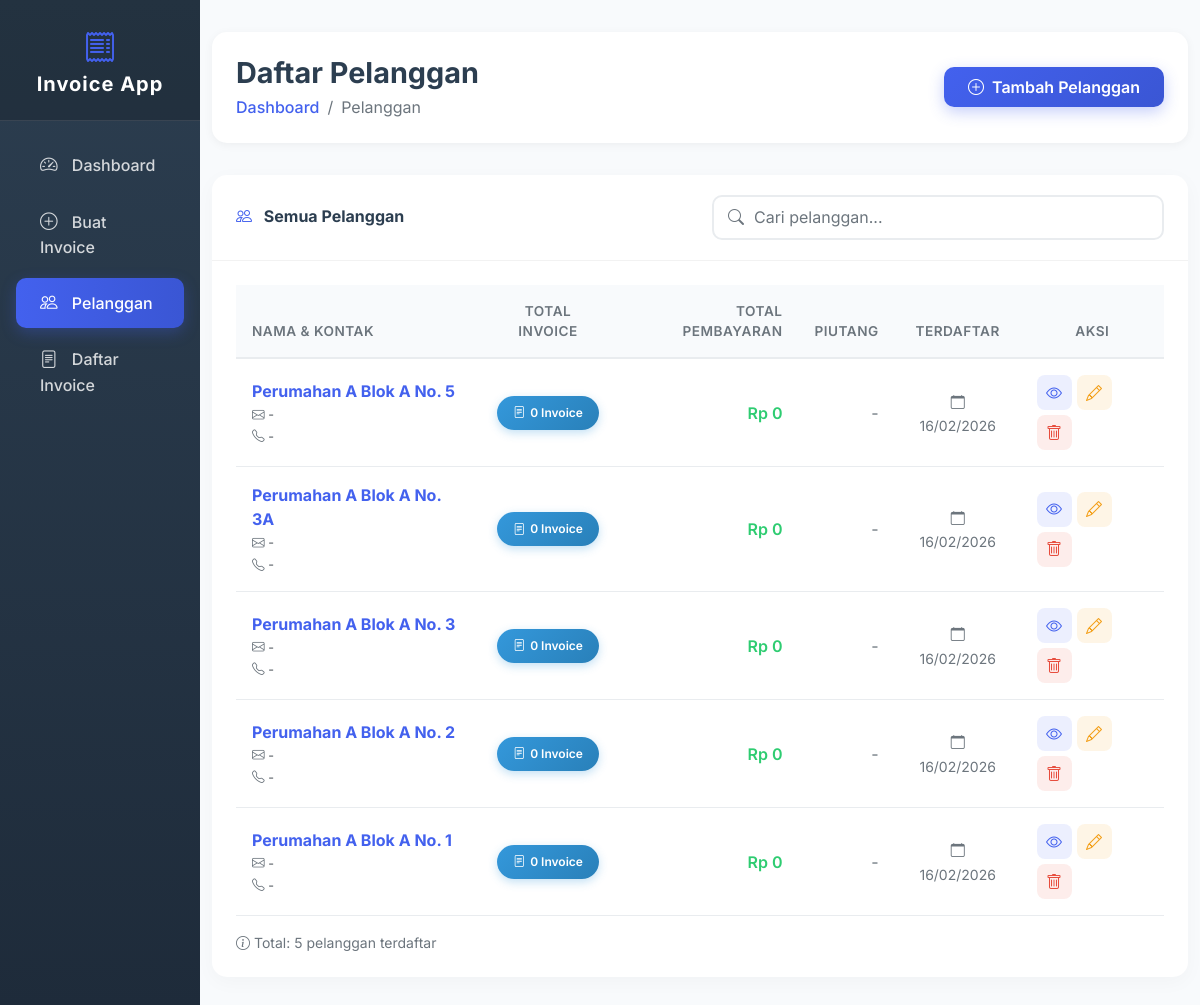
The page /customers.php on the database its author committed.
### tables this page shows
CREATE TABLE `customers` (
  `id` int(11) NOT NULL,
  `name` varchar(100) NOT NULL,
  `email` varchar(100) DEFAULT NULL,
  `phone` varchar(20) DEFAULT NULL,
  `address` text DEFAULT NULL,
  `created_at` timestamp NOT NULL DEFAULT current_timestamp()
);

### include_functions.php (called while the page is built, shortened)
<?php
function formatRupiah($number) {
    return 'Rp ' . number_format($number, 0, ',', '.');
}
?>

### customers.php (the view, shortened to what this page needs)
<?php
require_once 'config_database.php';
require_once 'include_functions.php';
$query = "SELECT c.*,
          (SELECT COUNT(*) FROM invoices WHERE customer_id = c.id) as total_invoices,
          (SELECT SUM(total) FROM invoices WHERE customer_id = c.id AND status = 'paid') as total_paid,
          (SELECT SUM(total) FROM invoices WHERE customer_id = c.id AND status = 'unpaid') as total_unpaid
          FROM customers c
          ORDER BY c.created_at DESC";
$stmt = $pdo->query($query);
$customers = $stmt->fetchAll();
?>
<!DOCTYPE html>
<html lang="id">
<head>
    <link href="https://cdn.jsdelivr.net/npm/bootstrap@5.1.3/dist/css/bootstrap.min.css" rel="stylesheet">
    <link rel="stylesheet" href="https://cdn.jsdelivr.net/npm/bootstrap-icons@1.8.1/font/bootstrap-icons.css">
</head>
<body>
    <div class="container-fluid">
        <div class="row">
            <nav class="col-md-2 d-md-block sidebar p-0">
                <div class="position-sticky">
                    <div class="sidebar-brand text-center">
                        <i class="bi bi-receipt"></i>
                        <h5>Invoice App</h5>
                    </div>
                    <ul class="nav flex-column mt-3">
                        <li class="nav-item">
                            <a class="nav-link <?= basename($_SERVER['PHP_SELF']) == 'index.php' ? 'active' : '' ?>" href="index.php">
                                <i class="bi bi-speedometer2"></i> Dashboard
                            </a>
                        </li>
                        <li class="nav-item">
                            <a class="nav-link" href="add_invoice.php">
                                <i class="bi bi-plus-circle"></i> Buat Invoice
                            </a>
                        </li>
                        <li class="nav-item">
                            <a class="nav-link active" href="customers.php">
                                <i class="bi bi-people"></i> Pelanggan
                            </a>
                        </li>
                        <li class="nav-item">
                            <a class="nav-link" href="invoices.php">
                                <i class="bi bi-file-text"></i> Daftar Invoice
                            </a>
                        </li>
                    </ul>
                </div>
            </nav>
            <main class="col-md-10 ms-sm-auto">
                <div class="page-header d-flex justify-content-between align-items-center">
                    <div>
                        <h1 class="h2 mb-1">Daftar Pelanggan</h1>
                        <nav aria-label="breadcrumb">
                            <ol class="breadcrumb mb-0">
                                <li class="breadcrumb-item"><a href="index.php">Dashboard</a></li>
                                <li class="breadcrumb-item active">Pelanggan</li>
                            </ol>
                        </nav>
                    </div>
                    <a href="add_customer.php" class="btn-create">
                        <i class="bi bi-plus-circle"></i> Tambah Pelanggan
                    </a>
                </div>
                <div class="table-card">
                    <div class="card-header">
                        <div class="row align-items-center">
                            <div class="col-md-6">
                                <h6><i class="bi bi-people"></i> Semua Pelanggan</h6>
                            </div>
                            <div class="col-md-6">
                                <div class="search-box">
                                    <i class="bi bi-search"></i>
                                    <input type="text" id="searchCustomer" class="form-control" placeholder="Cari pelanggan...">
                                </div>
                            </div>
                        </div>
                    </div>
                    <div class="card-body">
                        <div class="table-responsive">
                            <table class="table" id="customerTable">
                                <thead>
                                    <tr>
                                        <th>Nama & Kontak</th>
                                        <th class="text-center">Total Invoice</th>
                                        <th class="text-end">Total Pembayaran</th>
                                        <th class="text-end">Piutang</th>
                                        <th class="text-center">Terdaftar</th>
                                        <th class="text-center">Aksi</th>
                                    </tr>
                                </thead>
                                <tbody>
                                    <?php if (count($customers) > 0): ?>
                                        <?php foreach($customers as $customer): ?>
                                        <tr>
                                            <td>
                                                <a href="view_customer.php?id=<?= $customer['id'] ?>" class="customer-name">
                                                    <?= htmlspecialchars($customer['name']) ?>
                                                </a>
                                                <div class="contact-info">
                                                    <small>
                                                        <i class="bi bi-envelope"></i> <?= htmlspecialchars($customer['email'] ?: '-') ?><br>
                                                        <i class="bi bi-telephone"></i> <?= htmlspecialchars($customer['phone'] ?: '-') ?>
                                                    </small>
                                                </div>
                                            </td>
                                            <td class="text-center">
                                                <span class="badge-custom badge-invoice">
                                                    <i class="bi bi-file-text"></i>
                                                    <?= $customer['total_invoices'] ?> Invoice
                                                </span>
                                            </td>
                                            <td class="text-end">
                                                <span class="amount-positive">
                                                    <?= formatRupiah($customer['total_paid'] ?? 0) ?>
                                                </span>
                                            </td>
                                            <td class="text-end">
                                                <?php if (($customer['total_unpaid'] ?? 0) > 0): ?>
                                                    <span class="amount-negative">
                                                        <?= formatRupiah($customer['total_unpaid'] ?? 0) ?>
                                                    </span>
                                                <?php else: ?>
                                                    <span class="text-muted">-</span>
                                                <?php endif; ?>
                                            </td>
                                            <td class="text-center">
                                                <small class="text-muted">
                                                    <i class="bi bi-calendar"></i>
                                                    <?= date('d/m/Y', strtotime($customer['created_at'])) ?>
                                                </small>
                                            </td>
                                            <td class="text-center">
                                                <div class="action-group">
                                                    <a href="view_customer.php?id=<?= $customer['id'] ?>" class="btn-action btn-view" title="Lihat Detail">
                                                        <i class="bi bi-eye"></i>
                                                    </a>
                                                    <a href="edit_customer.php?id=<?= $customer['id'] ?>" class="btn-action btn-edit" title="Edit Pelanggan">
                                                        <i class="bi bi-pencil"></i>
                                                    </a>
                                                    <a href="delete_customer.php?id=<?= $customer['id'] ?>"
                                                       class="btn-action btn-delete"
                                                       onclick="return confirm('Yakin ingin menghapus pelanggan ini? Semua invoice terkait akan kehilangan data pelanggan.')"
                                                       title="Hapus Pelanggan">
                                                        <i class="bi bi-trash"></i>
                                                    </a>
                                                </div>
                                            </td>
                                        </tr>
                                        <?php endforeach; ?>
                                    <?php endif; ?>
                                </tbody>
                            </table>
                        </div>
                        <?php if (count($customers) > 0): ?>
                        <div class="mt-3 text-muted small">
                            <i class="bi bi-info-circle"></i>
                            Total: <?= count($customers) ?> pelanggan terdaftar
                        </div>
                        <?php endif; ?>
                    </div>
                </div>
            </main>
        </div>
    </div>
</body>
</html>

### customers.php (style rules this page uses)
:root { --primary-color: #4361ee; --success-color: #2ecc71; --warning-color: #f39c12; --danger-color: #e74c3c; --info-color: #3498db; --dark-color: #2c3e50; --light-bg: #f8fafc; }
body { font-family: 'Inter', sans-serif; background-color: var(--light-bg); }
.sidebar { min-height: 100vh; background: linear-gradient(180deg, #2c3e50 0%, #1e2b3a 100%); box-shadow: 4px 0 10px rgba(0,0,0,0.1); }
.sidebar .nav-link { color: rgba(255,255,255,0.8); padding: 0.75rem 1.5rem; margin: 0.2rem 1rem; border-radius: 10px; transition: all 0.3s ease; font-weight: 500; }
.sidebar .nav-link.active { background: linear-gradient(90deg, #4361ee, #3a56d4); color: white; box-shadow: 0 5px 15px rgba(67, 97, 238, 0.3); }
.sidebar .nav-link i { margin-right: 10px; width: 20px; font-size: 1.1rem; }
.sidebar-brand { padding: 1.5rem 1rem; background: rgba(0,0,0,0.2); border-bottom: 1px solid rgba(255,255,255,0.1); }
.sidebar-brand h5 { color: white; font-weight: 700; letter-spacing: 1px; margin: 0; }
.sidebar-brand i { font-size: 2rem; color: #4361ee; margin-bottom: 0.5rem; }
main { padding: 2rem; background-color: var(--light-bg); }
.page-header { background: white; padding: 1.5rem; border-radius: 15px; box-shadow: 0 2px 10px rgba(0,0,0,0.05); margin-bottom: 2rem; }
.page-header h1 { font-size: 1.8rem; font-weight: 700; color: var(--dark-color); margin: 0; }
.breadcrumb { margin-bottom: 0; background: transparent; }
.breadcrumb-item a { color: var(--primary-color); text-decoration: none; font-weight: 500; }
.btn-create { background: linear-gradient(135deg, #4361ee, #3a56d4); color: white; border: none; padding: 0.5rem 1.5rem; border-radius: 10px; font-weight: 600; transition: all 0.3s ease; box-shadow: 0 5px 15px rgba(67, 97, 238, 0.3); text-decoration: none; display: inline-flex; align-items: center; }
.btn-create i { margin-right: 8px; }
.search-box { position: relative; }
.search-box i { position: absolute; left: 1rem; top: 50%; transform: translateY(-50%); color: #6c757d; }
.search-box input { padding-left: 2.5rem; border: 2px solid #e9ecef; border-radius: 10px; height: 45px; }
.table-card { background: white; border-radius: 15px; border: none; box-shadow: 0 5px 20px rgba(0,0,0,0.03); }
.table-card .card-header { background: transparent; border-bottom: 1px solid rgba(0,0,0,0.05); padding: 1.25rem 1.5rem; }
.table-card .card-header h6 { font-size: 1rem; font-weight: 700; color: var(--dark-color); margin: 0; }
.table-card .card-header h6 i { color: var(--primary-color); margin-right: 8px; }
.table-card .card-body { padding: 1.5rem; }
.table { margin-bottom: 0; }
.table thead th { background: #f8fafc; color: #6c757d; font-weight: 600; font-size: 0.85rem; text-transform: uppercase; letter-spacing: 0.5px; border-bottom: 2px solid #e9ecef; padding: 1rem; }
.table tbody td { padding: 1rem; vertical-align: middle; border-bottom: 1px solid #e9ecef; color: #495057; }
.customer-name { font-weight: 700; color: var(--primary-color); text-decoration: none; }
.contact-info { font-size: 0.9rem; }
.contact-info i { width: 20px; color: #6c757d; }
.badge-custom { padding: 0.5rem 1rem; border-radius: 50px; font-weight: 600; font-size: 0.75rem; display: inline-flex; align-items: center; gap: 5px; }
.badge-invoice { background: linear-gradient(135deg, #3498db, #2980b9); color: white; box-shadow: 0 3px 10px rgba(52, 152, 219, 0.3); }
.action-group { display: flex; gap: 5px; flex-wrap: wrap; }
.btn-action { width: 35px; height: 35px; border-radius: 8px; display: inline-flex; align-items: center; justify-content: center; transition: all 0.3s ease; border: none; text-decoration: none; }
.btn-view { background: rgba(67, 97, 238, 0.1); color: #4361ee; }
.btn-edit { background: rgba(243, 156, 18, 0.1); color: #f39c12; }
.btn-delete { background: rgba(231, 76, 60, 0.1); color: #e74c3c; }
.amount-positive { color: var(--success-color); font-weight: 600; }

### rows shown on the page
customers: name "Perumahan A Blok A No. 5", email "-", phone "-", total_invoices "0", total_paid "Rp 0", created_at "16/02/2026"
customers: name "Perumahan A Blok A No. 3A", email "-", phone "-", total_invoices "0", total_paid "Rp 0", created_at "16/02/2026"
customers: name "Perumahan A Blok A No. 3", email "-", phone "-", total_invoices "0", total_paid "Rp 0", created_at "16/02/2026"
customers: name "Perumahan A Blok A No. 2", email "-", phone "-", total_invoices "0", total_paid "Rp 0", created_at "16/02/2026"
customers: name "Perumahan A Blok A No. 1", email "-", phone "-", total_invoices "0", total_paid "Rp 0", created_at "16/02/2026"

### other values the page prints
count($customers) "5"
